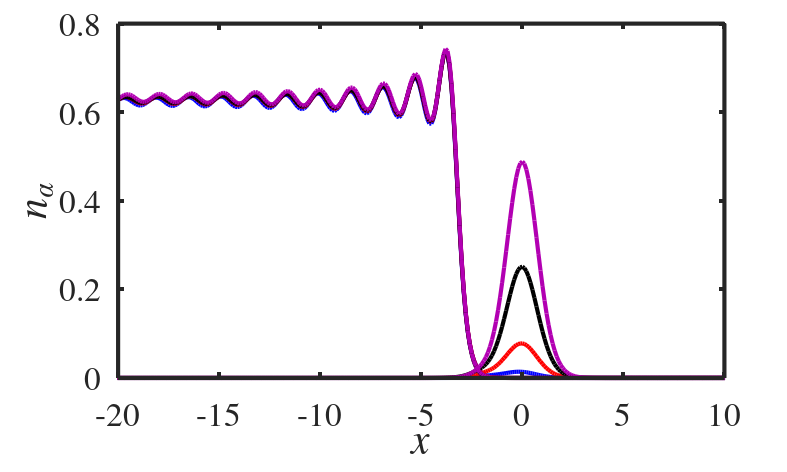
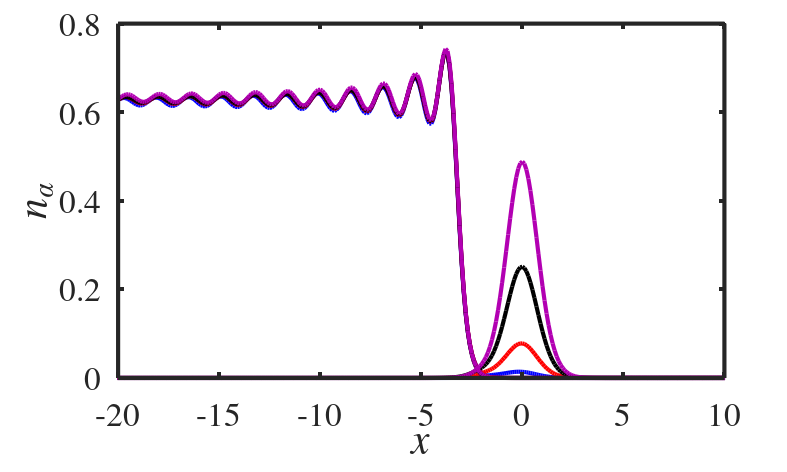

MATLAB code to generate these figures, in order:
load Output_2cosh5_R3.mat

%mu muatom Ne natom nmetal 

% k=[122 125 129 153 251 261 265 281 301 337 396 408];
% k=[125 (165:30:235) 265 301 337 370 396];

%N 0-1
k=[120 124 125 130];

%N 1-2
% k=[250 260 275 300];

%N 2-3
% k=[340 360 380 390];
% k=[125 140 153 (165:10:235) 251 261 265 301 337 350 370 396];
mu=mu(k);


%% plot settings

% c=['b' 'r' 'y' 'k' 'c'];
% c=[0 0 .8; .8 0 0 ; 0 .6 0 ; 0.1 .1 0.1 ; 0 0.8 1];

% load colors.mat
% c(:,3)
% ctemp=[c(1,:) c(1,:) c(2,:) c(2,:) c(3,:) c(3,:) c(4,:) c(4,:)];
width = 20;
height = 12;

left = .15;
right = .08;
bottom = .2;
top = .05;
midspacehor = .01;
midspacevert = .07;

% in percentage of total width
plotwidth = (1-left-right);
plotheight = (1-bottom-top);

% Create figure
% Example how to adjust your figure properties for
% publication needs
figure1 = figure;
% Select the default font and font size
% Note: Matlab does internally round the font size
% to decimal pt values
set(figure1, 'DefaultTextFontSize', 24); % [pt]
set(figure1, 'DefaultAxesFontSize', 24); % [pt]
set(figure1, 'DefaultAxesFontName', 'Times');
set(figure1, 'DefaultTextFontName', 'Times');
% Select the preferred unit like inches, centimeters,
% or pixels
set(figure1, 'Units', 'centimeters');
pos = get(figure1, 'Position');
pos(1) = 10;
pos(2) = 5;
pos(3) = width; % Select the width of the figure in [cm]
pos(4) = height; % Select the height of the figure in [cm]
set(figure1, 'Position', pos);
% set(figure1, 'Colormap',c);
% set(figure1,  'Colormap',[0 0 0.5625;0 0 0.591666638851166;0 0 0.620833337306976;0 0 0.649999976158142;0 0 0.679166674613953;0 0 0.708333313465118;0 0 0.737500011920929;0 0 0.766666650772095;0 0 0.795833349227905;0 0 0.824999988079071;0 0 0.854166686534882;0 0 0.883333325386047;0 0 0.912500023841858;0 0 0.941666662693024;0 0 0.970833361148834;0 0 1;0 0.0769230797886848 1;0 0.15384615957737 1;0 0.230769231915474 1;0 0.307692319154739 1;0 0.384615391492844 1;0 0.461538463830948 1;0 0.538461565971375 1;0 0.615384638309479 1;0 0.692307710647583 1;0 0.769230782985687 1;0 0.846153855323792 1;0 0.923076927661896 1;0 1 1;0.16666667163372 1 0.833333313465118;0.333333343267441 1 0.666666686534882;0.5 1 0.5;0.666666686534882 1 0.333333343267441;0.833333313465118 1 0.16666667163372;1 1 0;1 0.9375 0;1 0.875 0;1 0.8125 0;1 0.75 0;1 0.6875 0;1 0.625 0;1 0.5625 0;1 0.5 0;1 0.4375 0;1 0.375 0;1 0.3125 0;1 0.25 0;1 0.1875 0;1 0.125 0;1 0.0625 0;1 0 0;0.961538434028625 0 0;0.923076927661896 0 0;0.884615361690521 0 0;0.846153855323792 0 0;0.807692289352417 0 0;0.769230782985687 0 0;0.730769217014313 0 0;0.692307710647583 0 0;0.653846144676208 0 0;0.615384638309479 0 0;0.576923072338104 0 0;0.538461565971375 0 0;0.5 0 0]);
set(figure1, 'Renderer', 'painters');
% From SVG 1.1. Specification:
% "1pt" equals "1.25px"
% "1pc" equals "15px"
% "1mm" would be "3.543307px"
% "1cm" equals "35.43307px"
% "1in" equals "90px"


%% Create axes top plot
axes2 = axes('Parent',figure1,...
    'Position',[left bottom plotwidth plotheight],...
    'MinorGridLineStyle','none',...
    'LineWidth',3,...
    'Layer','top',...
    'GridLineStyle','none');
%     'Position',[left+midspacehor+plotwidth bottom plotwidth
%     plotheight],...
box(axes2,'on');
hold(axes2,'all');

c=[0 0 1; 1 0 0; 0 0 0; 0.7 0 0.7; 0 0 0];
c=[c;c;c;c];




    
plot(x,natom(:,k(1)),'LineWidth',3,'Color','b');
plot(x,nmetal(:,k(1)),'LineWidth',3,'Color','b');
plot(x,natom(:,k(2)),'LineWidth',3,'Color','r');%,'MarkerSize',3,'MarkerEdgeColor','r','Marker','s');
plot(x,nmetal(:,k(2)),'LineWidth',3,'Color','r');%,'MarkerSize',3,'MarkerEdgeColor','r','Marker','s');
plot(x,natom(:,k(3)),'LineWidth',3,'Color','k');
plot(x,nmetal(:,k(3)),'LineWidth',3,'Color','k');
plot(x,natom(:,k(4)),'LineWidth',3,'Color',c(4,:));%,'LineStyle','-.');
plot(x,nmetal(:,k(4)),'LineWidth',3,'Color',c(4,:));%,'LineStyle','-.');


% Create xlabel
xlabel('\it x \rm','FontSize',30,'FontName','Times');

% Create ylabel
ylabel('\it n_{\alpha} \rm','FontSize',30,'FontName','Times');




xlim([-20,10])
%N=0-1
ylim([0,0.8])
%N=1-2
% ylim([0,0.9])
%N=3
% ylim([0,0.9])

% mulabel(1,:)=num2str(mu(k));
% lgd=legend([p1 p2 p3 p4],['\mu = ' num2str(mu(k(1)))],['\mu = ' num2str(mu(k(2)))],['\mu = ' num2str(mu(k(3)))],['\mu = ' num2str(mu(k(4)))]);
% legend('show');

set(figure1,'PaperPositionMode','auto','PaperUnits','centimeters','PaperSize',[width height]);
filename=sprintf('FragDens_2cosh5_R3_N01');
print(filename,'-dpdf')
print(filename,'-depsc')




